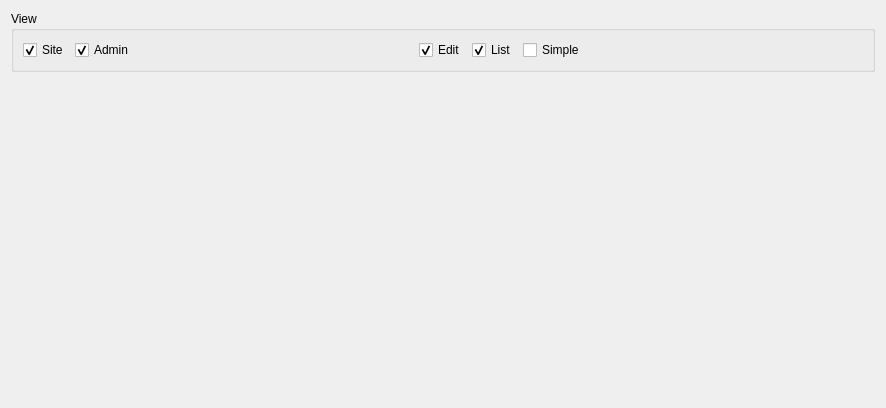
<?xml version="1.0" encoding="UTF-8"?>
<ui version="4.0">
 <class>TabModelWidget</class>
 <widget class="QWidget" name="TabModelWidget">
  <property name="geometry">
   <rect>
    <x>0</x>
    <y>0</y>
    <width>886</width>
    <height>408</height>
   </rect>
  </property>
  <property name="sizePolicy">
   <sizepolicy hsizetype="Expanding" vsizetype="Expanding">
    <horstretch>0</horstretch>
    <verstretch>0</verstretch>
   </sizepolicy>
  </property>
  <property name="windowTitle">
   <string>Form</string>
  </property>
  <layout class="QVBoxLayout" name="verticalLayout_2">
   <item>
    <layout class="QVBoxLayout" name="verticalLayout">
     <item>
      <widget class="QGroupBox" name="groupBox">
       <property name="title">
        <string>View</string>
       </property>
       <layout class="QVBoxLayout" name="verticalLayout_3">
        <item>
         <layout class="QHBoxLayout" name="horizontalLayout">
          <item>
           <widget class="QCheckBox" name="checkSite">
            <property name="text">
             <string>Site</string>
            </property>
            <property name="checked">
             <bool>true</bool>
            </property>
           </widget>
          </item>
          <item>
           <widget class="QCheckBox" name="checkAdmin">
            <property name="text">
             <string>Admin</string>
            </property>
            <property name="checked">
             <bool>true</bool>
            </property>
           </widget>
          </item>
          <item>
           <spacer name="horizontalSpacer">
            <property name="orientation">
             <enum>Qt::Horizontal</enum>
            </property>
            <property name="sizeHint" stdset="0">
             <size>
              <width>40</width>
              <height>20</height>
             </size>
            </property>
           </spacer>
          </item>
          <item>
           <widget class="QCheckBox" name="checkEdit">
            <property name="text">
             <string>Edit</string>
            </property>
            <property name="checked">
             <bool>true</bool>
            </property>
           </widget>
          </item>
          <item>
           <widget class="QCheckBox" name="checkList">
            <property name="text">
             <string>List</string>
            </property>
            <property name="checked">
             <bool>true</bool>
            </property>
           </widget>
          </item>
          <item>
           <widget class="QCheckBox" name="checkSimple">
            <property name="text">
             <string>Simple</string>
            </property>
           </widget>
          </item>
          <item>
           <spacer name="horizontalSpacer_2">
            <property name="orientation">
             <enum>Qt::Horizontal</enum>
            </property>
            <property name="sizeHint" stdset="0">
             <size>
              <width>90</width>
              <height>20</height>
             </size>
            </property>
           </spacer>
          </item>
         </layout>
        </item>
       </layout>
       <zorder>checkEdit</zorder>
       <zorder>checkList</zorder>
       <zorder>checkSimple</zorder>
       <zorder>checkSite</zorder>
       <zorder>checkAdmin</zorder>
       <zorder>table</zorder>
      </widget>
     </item>
     <item>
      <widget class="TableModel" name="table" native="true">
       <property name="sizePolicy">
        <sizepolicy hsizetype="Expanding" vsizetype="Expanding">
         <horstretch>0</horstretch>
         <verstretch>0</verstretch>
        </sizepolicy>
       </property>
      </widget>
     </item>
    </layout>
   </item>
  </layout>
 </widget>
 <customwidgets>
  <customwidget>
   <class>TableModel</class>
   <extends>QWidget</extends>
   <header>tablemodel.h</header>
   <container>1</container>
  </customwidget>
 </customwidgets>
 <resources/>
 <connections/>
</ui>
